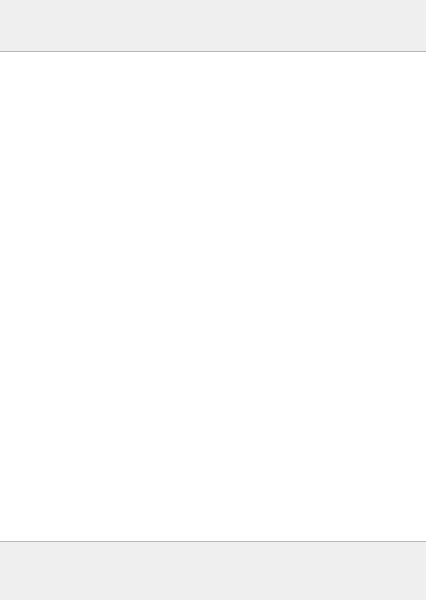
<?xml version="1.0" encoding="UTF-8"?>
<ui version="4.0">
 <class>Chats</class>
 <widget class="QWidget" name="Chats">
  <property name="geometry">
   <rect>
    <x>0</x>
    <y>0</y>
    <width>426</width>
    <height>600</height>
   </rect>
  </property>
  <property name="windowTitle">
   <string>Form</string>
  </property>
  <widget class="QListWidget" name="listWidget">
   <property name="geometry">
    <rect>
     <x>-5</x>
     <y>51</y>
     <width>441</width>
     <height>491</height>
    </rect>
   </property>
   <property name="font">
    <font>
     <family>Ubuntu</family>
     <pointsize>16</pointsize>
     <italic>false</italic>
     <stylestrategy>PreferAntialias</stylestrategy>
    </font>
   </property>
   <property name="editTriggers">
    <set>QAbstractItemView::SelectedClicked</set>
   </property>
   <property name="iconSize">
    <size>
     <width>60</width>
     <height>60</height>
    </size>
   </property>
   <property name="movement">
    <enum>QListView::Static</enum>
   </property>
  </widget>
 </widget>
 <resources/>
 <connections/>
</ui>
